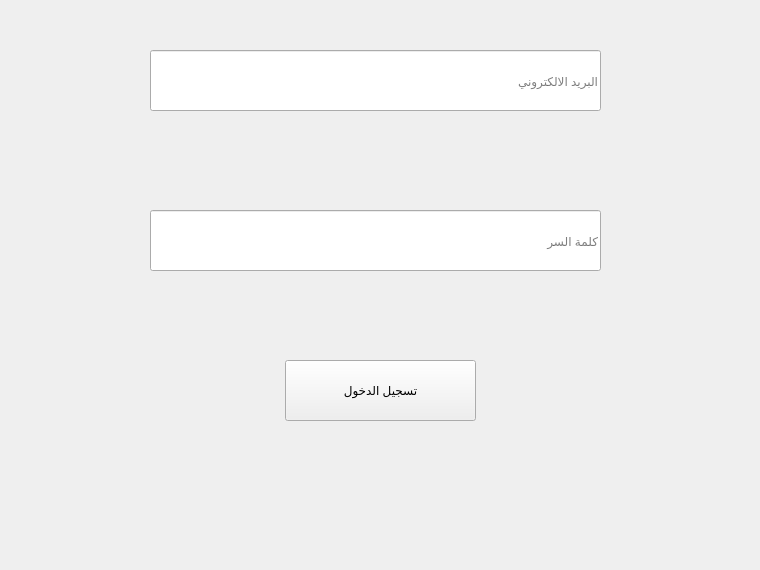
    <widget class="QWidget" name="tab">
     <attribute name="title">
      <string>تسجيل الدخول </string>
     </attribute>
     <widget class="QLineEdit" name="lineEdit">
      <property name="geometry">
       <rect>
        <x>150</x>
        <y>50</y>
        <width>451</width>
        <height>61</height>
       </rect>
      </property>
      <property name="placeholderText">
       <string>البريد الالكتروني</string>
      </property>
     </widget>
     <widget class="QLineEdit" name="lineEdit_2">
      <property name="geometry">
       <rect>
        <x>150</x>
        <y>210</y>
        <width>451</width>
        <height>61</height>
       </rect>
      </property>
      <property name="echoMode">
       <enum>QLineEdit::Password</enum>
      </property>
      <property name="placeholderText">
       <string>كلمة السر</string>
      </property>
     </widget>
     <widget class="QPushButton" name="pushButton">
      <property name="geometry">
       <rect>
        <x>285</x>
        <y>360</y>
        <width>191</width>
        <height>61</height>
       </rect>
      </property>
      <property name="cursor">
       <cursorShape>PointingHandCursor</cursorShape>
      </property>
      <property name="text">
       <string>تسجيل الدخول</string>
      </property>
     </widget>
     <widget class="QLabel" name="label_5">
      <property name="geometry">
       <rect>
        <x>230</x>
        <y>500</y>
        <width>521</width>
        <height>61</height>
       </rect>
      </property>
      <property name="font">
       <font>
        <pointsize>14</pointsize>
       </font>
      </property>
      <property name="text">
       <string/>
      </property>
     </widget>
    </widget>
